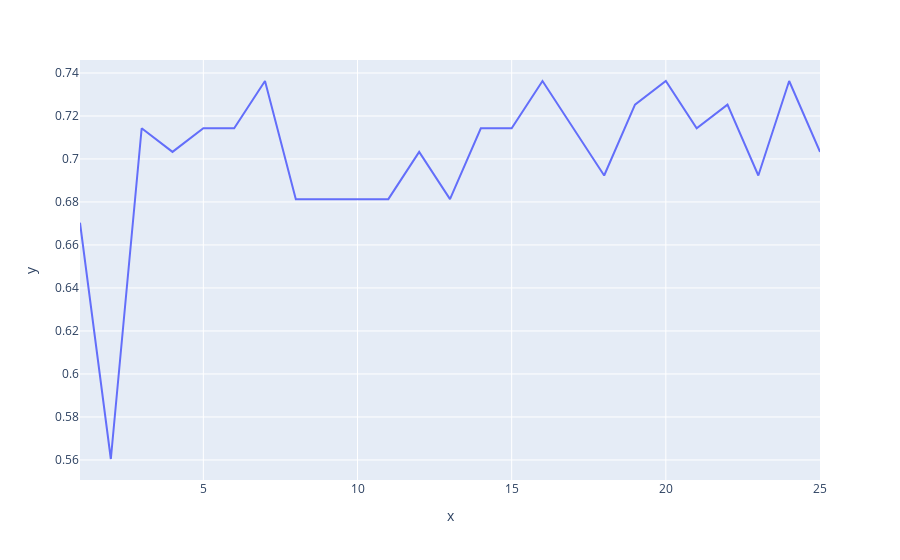

Source (notebook cell):
### Code cell
px.line(x=k_range,y=scores_list)

### Figure 1 — Plotly figure (JSON) as saved in the notebook; plotly's stock layout.template omitted (floating-point values rounded to 4 significant figures)
{"data": [{"hovertemplate": "x=%{x}<br>y=%{y}<extra></extra>", "legendgroup": "", "line": {"color": "#636efa", "dash": "solid"}, "mode": "lines", "name": "", "showlegend": false, "type": "scatter", "x": [1, 2, 3, 4, 5, 6, 7, 8, 9, 10, 11, 12, 13, 14, 15, 16, 17, 18, 19, 20, 21, 22, 23, 24, 25], "xaxis": "x", "y": [0.6703, 0.5604, 0.7143, 0.7033, 0.7143, 0.7143, 0.7363, 0.6813, 0.6813, 0.6813, 0.6813, 0.7033, 0.6813, 0.7143, 0.7143, 0.7363, 0.7143, 0.6923, 0.7253, 0.7363, 0.7143, 0.7253, 0.6923, 0.7363, 0.7033], "yaxis": "y"}], "layout": {"legend": {"tracegroupgap": 0}, "margin": {"t": 60}, "xaxis": {"anchor": "y", "domain": [0, 1], "title": {"text": "x"}}, "yaxis": {"anchor": "x", "domain": [0, 1], "title": {"text": "y"}}}}
